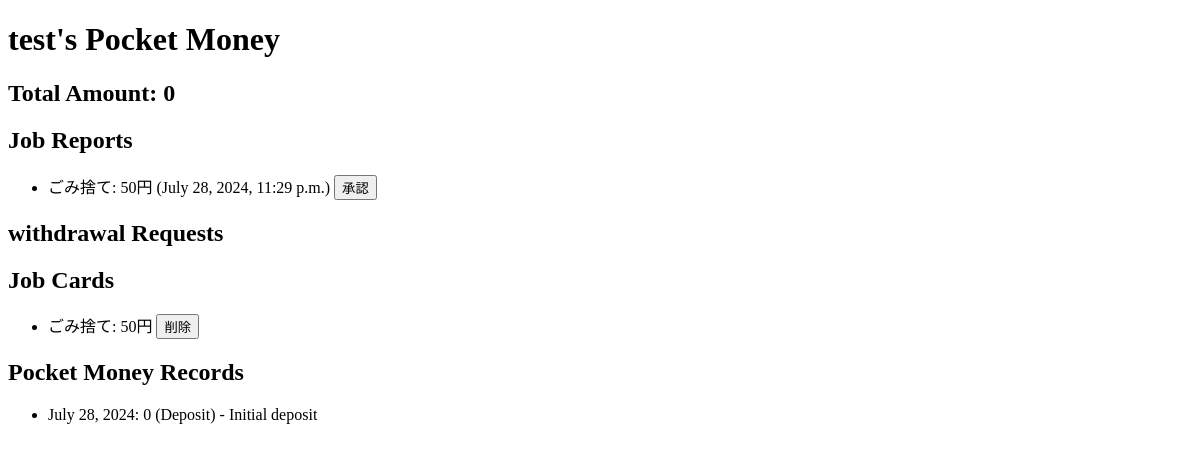
/child/24/ (signed in), run on an earlier commit of the app's database.
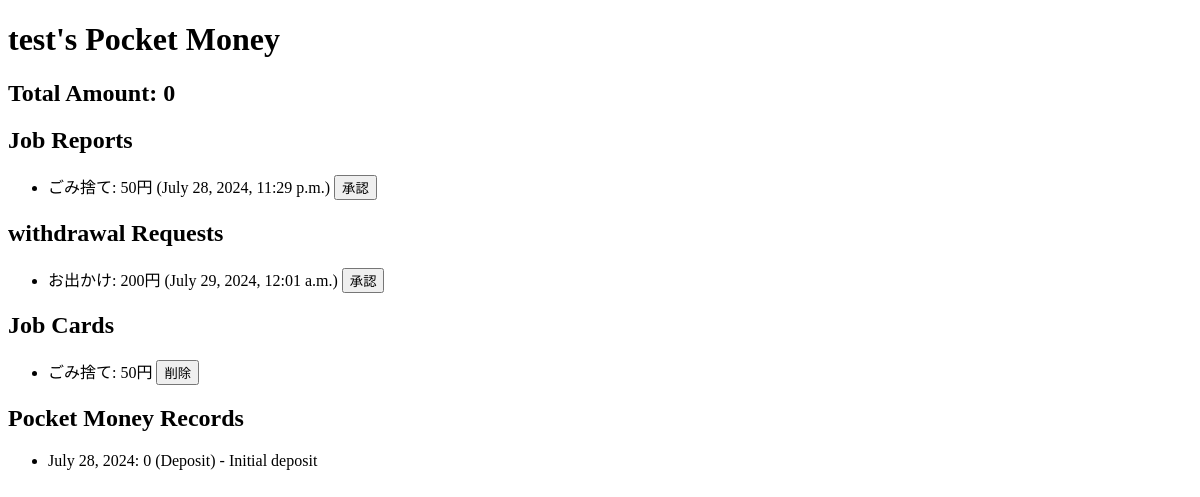
And on a later commit of the database.
### children_bank_app/models.py (models this page shows, shortened)
class JobReport(models.Model):
    job_name = models.CharField(max_length=100, blank=False, null=False)
    money = models.DecimalField(max_digits=10, decimal_places=0)
    group = models.CharField(max_length=100, blank=True, null=True)
    reported_by = models.ForeignKey(User, on_delete=models.CASCADE)
    reported_at = models.DateTimeField(auto_now_add=True)
    status = models.CharField(max_length=20, default='Pending')

class JobCard(models.Model):
    child = models.ForeignKey(User, on_delete=models.CASCADE, related_name='job_card')
    group = models.CharField(max_length=100, blank=True, null=True)
    job_name = models.CharField(max_length=100, blank=False, null=False)
    money = models.DecimalField(max_digits=10, decimal_places=0)
    job_image = models.ImageField(upload_to='job_pictures/', blank=True, null=True)

class PocketMoney(models.Model):
    DEPOSIT = 'deposit'
    WITHDRAWAL = 'withdrawal'
    TRANSACTION_TYPES = [
        (DEPOSIT, 'Deposit'),
        (WITHDRAWAL, 'Withdrawal'),
    ]
    child = models.ForeignKey(User, on_delete=models.CASCADE, related_name='pocket_money')
    group = models.CharField(max_length=100, blank=True, null=True)
    amount = models.DecimalField(max_digits=10, decimal_places=0)
    date = models.DateField()
    transaction_type = models.CharField(max_length=10, choices=TRANSACTION_TYPES)
    memo = models.TextField(blank=True, null=True)

class WithdrawalRequest(models.Model):
    title = models.CharField(max_length=100, blank=False, null=False)
    money = models.DecimalField(max_digits=10, decimal_places=0)
    group = models.CharField(max_length=100, blank=True, null=True)
    reported_by = models.ForeignKey(User, on_delete=models.CASCADE)
    reported_at = models.DateTimeField(auto_now_add=True)
    status = models.CharField(max_length=20, default='Pending')

### children_bank_app/views.py (the view)
# urls.py: path('child/<int:child_id>/', child_pocket_money_view, name='child_pocket_money'),
@login_required
def child_pocket_money_view(request, child_id):
    child = get_object_or_404(User, id=child_id)
    pocket_money_records = PocketMoney.objects.filter(child=child)
    total_amount = pocket_money_records.aggregate(
        total=Sum(
            Case(
                When(transaction_type=PocketMoney.DEPOSIT, then='amount'),
                When(transaction_type=PocketMoney.WITHDRAWAL, then=-1 * F('amount')),
                output_field=IntegerField()
            )
        )
    )['total']
    job_cards = JobCard.objects.filter(child=child)
    job_reports = JobReport.objects.filter(reported_by=child)
    withdrawal_requests = WithdrawalRequest.objects.filter(reported_by=child)
    return render(request, 'child_pocket_money.html', {
        'child': child,
        'pocket_money_records': pocket_money_records,
        'total_amount': total_amount,
        'job_cards': job_cards,
        'job_reports': job_reports,
        'withdrawal_requests': withdrawal_requests,
    })

### children_bank_app/templatetags/custom_filters.py (called while the page is built)
@register.filter
def to_int(value):
    try:
        return int(value)
    except (ValueError, TypeError):
        return 0

### templates/child_pocket_money.html (shortened to what this page needs)
{% load custom_filters %}
<!DOCTYPE html>
<html>
<head>
</head>
<body>
    <h1>{{ child.username }}'s Pocket Money</h1>
    <h2>Total Amount: {{ total_amount | to_int }}</h2>
    <h2>Job Reports</h2>
    <ul>
        {% for report in job_reports %}
            <li>
                {{ report.job_name }}: {{ report.money }}円 ({{ report.reported_at }})
                <form action="{% url 'approval_job_request' report.id %}" method="post" style="display:inline;">
                    <button type="submit">承認</button>
                </form>
            </li>
        {% endfor %}
    </ul>
    <h2>withdrawal Requests</h2>
    <ul>
        {% for request in withdrawal_requests %}
            <li>
                {{ request.title }}: {{ request.money }}円 ({{ request.reported_at }})
                <form action="{% url 'approval_withdrawal_request' request.id %}" method="post" style="display:inline;">
                    <button type="submit">承認</button>
                </form>
            </li>
        {% endfor %}
    </ul>
    <h2>Job Cards</h2>
    <ul>
        {% for job in job_cards %}
            <li>
                {{ job.job_name }}: {{ job.money }}円
                <form action="{% url 'delete_job_card' job.id %}" method="post" style="display:inline;">
                    <button type="submit">削除</button>
                </form>
            </li>
        {% endfor %}
    </ul>
    <h2>Pocket Money Records</h2>
    <ul>
        {% for record in pocket_money_records %}
            <li>{{ record.date }}: {{ record.amount | to_int }} ({{ record.get_transaction_type_display }}) - {{ record.memo }}</li>
        {% endfor %}
    </ul>
</body>
</html>

What changed in the data, as far as the page shows it:
added WithdrawalRequest: title "お出かけ", money "200", reported_at "July 29, 2024, 12:01 a.m."
